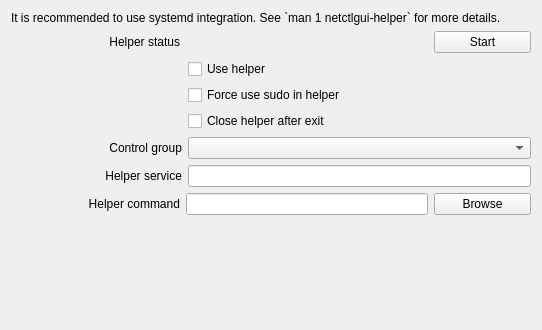
            <widget class="QWidget" name="scrollAreaWidgetContents_helper">
             <property name="geometry">
              <rect>
               <x>0</x>
               <y>0</y>
               <width>542</width>
               <height>330</height>
              </rect>
             </property>
             <layout class="QVBoxLayout" name="verticalLayout_13">
              <item>
               <widget class="QLabel" name="label_helperInfo">
                <property name="text">
                 <string>It is recommended to use systemd integration. See `man 1 netctlgui-helper` for more details.</string>
                </property>
                <property name="wordWrap">
                 <bool>true</bool>
                </property>
               </widget>
              </item>
              <item>
               <layout class="QHBoxLayout" name="layout_status">
                <item>
                 <widget class="QLabel" name="label_statusText">
                  <property name="sizePolicy">
                   <sizepolicy hsizetype="Preferred" vsizetype="Preferred">
                    <horstretch>7</horstretch>
                    <verstretch>0</verstretch>
                   </sizepolicy>
                  </property>
                  <property name="minimumSize">
                   <size>
                    <width>150</width>
                    <height>0</height>
                   </size>
                  </property>
                  <property name="text">
                   <string>Helper status</string>
                  </property>
                  <property name="alignment">
                   <set>Qt::AlignRight|Qt::AlignTrailing|Qt::AlignVCenter</set>
                  </property>
                 </widget>
                </item>
                <item>
                 <widget class="QLabel" name="label_status">
                  <property name="sizePolicy">
                   <sizepolicy hsizetype="Preferred" vsizetype="Preferred">
                    <horstretch>10</horstretch>
                    <verstretch>0</verstretch>
                   </sizepolicy>
                  </property>
                 </widget>
                </item>
                <item>
                 <widget class="QPushButton" name="pushButton_status">
                  <property name="sizePolicy">
                   <sizepolicy hsizetype="Minimum" vsizetype="Fixed">
                    <horstretch>4</horstretch>
                    <verstretch>0</verstretch>
                   </sizepolicy>
                  </property>
                  <property name="text">
                   <string>Start</string>
                  </property>
                  <property name="icon">
                   <iconset theme="system-run">
                    <normaloff/>
                   </iconset>
                  </property>
                 </widget>
                </item>
               </layout>
              </item>
              <item>
               <layout class="QHBoxLayout" name="layout_useHelper">
                <item>
                 <widget class="QLabel" name="label_useHelper">
                  <property name="sizePolicy">
                   <sizepolicy hsizetype="Preferred" vsizetype="Preferred">
                    <horstretch>7</horstretch>
                    <verstretch>0</verstretch>
                   </sizepolicy>
                  </property>
                 </widget>
                </item>
                <item>
                 <widget class="QCheckBox" name="checkBox_useHelper">
                  <property name="sizePolicy">
                   <sizepolicy hsizetype="Minimum" vsizetype="Fixed">
                    <horstretch>14</horstretch>
                    <verstretch>0</verstretch>
                   </sizepolicy>
                  </property>
                  <property name="text">
                   <string>Use helper</string>
                  </property>
                 </widget>
                </item>
               </layout>
              </item>
              <item>
               <layout class="QHBoxLayout" name="layout_forceSudo">
                <item>
                 <widget class="QLabel" name="label_forceSudo">
                  <property name="sizePolicy">
                   <sizepolicy hsizetype="Preferred" vsizetype="Preferred">
                    <horstretch>7</horstretch>
                    <verstretch>0</verstretch>
                   </sizepolicy>
                  </property>
                 </widget>
                </item>
                <item>
                 <widget class="QCheckBox" name="checkBox_forceSudo">
                  <property name="sizePolicy">
                   <sizepolicy hsizetype="Minimum" vsizetype="Fixed">
                    <horstretch>14</horstretch>
                    <verstretch>0</verstretch>
                   </sizepolicy>
                  </property>
                  <property name="text">
                   <string>Force use sudo in helper</string>
                  </property>
                 </widget>
                </item>
               </layout>
              </item>
              <item>
               <layout class="QHBoxLayout" name="layout_helperClose">
                <item>
                 <widget class="QLabel" name="label_helperClose">
                  <property name="sizePolicy">
                   <sizepolicy hsizetype="Preferred" vsizetype="Preferred">
                    <horstretch>7</horstretch>
                    <verstretch>0</verstretch>
                   </sizepolicy>
                  </property>
                 </widget>
                </item>
                <item>
                 <widget class="QCheckBox" name="checkBox_helperClose">
                  <property name="sizePolicy">
                   <sizepolicy hsizetype="Minimum" vsizetype="Fixed">
                    <horstretch>14</horstretch>
                    <verstretch>0</verstretch>
                   </sizepolicy>
                  </property>
                  <property name="text">
                   <string>Close helper after exit</string>
                  </property>
                 </widget>
                </item>
               </layout>
              </item>
              <item>
               <layout class="QHBoxLayout" name="layout_group">
                <item>
                 <widget class="QLabel" name="label_group">
                  <property name="sizePolicy">
                   <sizepolicy hsizetype="Preferred" vsizetype="Preferred">
                    <horstretch>1</horstretch>
                    <verstretch>0</verstretch>
                   </sizepolicy>
                  </property>
                  <property name="text">
                   <string>Control group</string>
                  </property>
                  <property name="alignment">
                   <set>Qt::AlignRight|Qt::AlignTrailing|Qt::AlignVCenter</set>
                  </property>
                 </widget>
                </item>
                <item>
                 <widget class="QComboBox" name="comboBox_group">
                  <property name="sizePolicy">
                   <sizepolicy hsizetype="Preferred" vsizetype="Fixed">
                    <horstretch>2</horstretch>
                    <verstretch>0</verstretch>
                   </sizepolicy>
                  </property>
                  <property name="toolTip">
                   <string>Select a language</string>
                  </property>
                 </widget>
                </item>
               </layout>
              </item>
              <item>
               <layout class="QHBoxLayout" name="layout_helperService">
                <item>
                 <widget class="QLabel" name="label_helperService">
                  <property name="sizePolicy">
                   <sizepolicy hsizetype="Preferred" vsizetype="Preferred">
                    <horstretch>1</horstretch>
                    <verstretch>0</verstretch>
                   </sizepolicy>
                  </property>
                  <property name="text">
                   <string>Helper service</string>
                  </property>
                  <property name="alignment">
                   <set>Qt::AlignRight|Qt::AlignTrailing|Qt::AlignVCenter</set>
                  </property>
                 </widget>
                </item>
                <item>
                 <widget class="QLineEdit" name="lineEdit_helperService">
                  <property name="sizePolicy">
                   <sizepolicy hsizetype="Expanding" vsizetype="Fixed">
                    <horstretch>2</horstretch>
                    <verstretch>0</verstretch>
                   </sizepolicy>
                  </property>
                  <property name="toolTip">
                   <string>Name of netctlgui-helper service</string>
                  </property>
                 </widget>
                </item>
               </layout>
              </item>
              <item>
               <layout class="QHBoxLayout" name="layout_helperPath">
                <item>
                 <widget class="QLabel" name="label_helperPath">
                  <property name="sizePolicy">
                   <sizepolicy hsizetype="Preferred" vsizetype="Preferred">
                    <horstretch>7</horstretch>
                    <verstretch>0</verstretch>
                   </sizepolicy>
                  </property>
                  <property name="text">
                   <string>Helper command</string>
                  </property>
                  <property name="alignment">
                   <set>Qt::AlignRight|Qt::AlignTrailing|Qt::AlignVCenter</set>
                  </property>
                 </widget>
                </item>
                <item>
                 <widget class="QLineEdit" name="lineEdit_helperPath">
                  <property name="sizePolicy">
                   <sizepolicy hsizetype="Expanding" vsizetype="Fixed">
                    <horstretch>10</horstretch>
                    <verstretch>0</verstretch>
                   </sizepolicy>
                  </property>
                 </widget>
                </item>
                <item>
                 <widget class="QPushButton" name="pushButton_helperPath">
                  <property name="sizePolicy">
                   <sizepolicy hsizetype="Minimum" vsizetype="Fixed">
                    <horstretch>4</horstretch>
                    <verstretch>0</verstretch>
                   </sizepolicy>
                  </property>
                  <property name="text">
                   <string>Browse</string>
                  </property>
                 </widget>
                </item>
               </layout>
              </item>
              <item>
               <spacer name="spacer_helper">
                <property name="orientation">
                 <enum>Qt::Vertical</enum>
                </property>
                <property name="sizeHint" stdset="0">
                 <size>
                  <width>20</width>
                  <height>40</height>
                 </size>
                </property>
               </spacer>
              </item>
             </layout>
            </widget>
